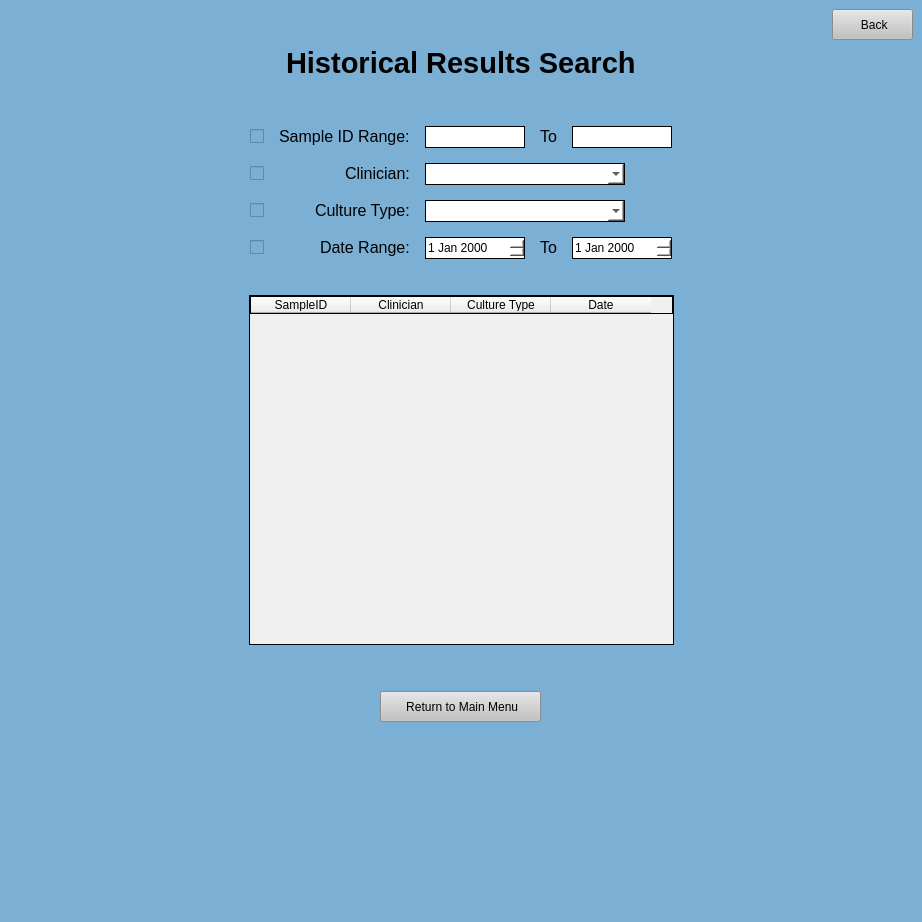
<?xml version="1.0" encoding="UTF-8"?>
<ui version="4.0">
 <class>MainWindow</class>
 <widget class="QMainWindow" name="MainWindow">
  <property name="geometry">
   <rect>
    <x>0</x>
    <y>0</y>
    <width>922</width>
    <height>922</height>
   </rect>
  </property>
  <property name="windowTitle">
   <string>MainWindow</string>
  </property>
  <property name="styleSheet">
   <string notr="true">background-color: rgb(123, 175, 212);</string>
  </property>
  <widget class="QWidget" name="centralwidget">
   <layout class="QGridLayout" name="gridLayout">
    <item row="3" column="0">
     <layout class="QVBoxLayout" name="verticalLayout">
      <property name="leftMargin">
       <number>0</number>
      </property>
      <property name="topMargin">
       <number>0</number>
      </property>
      <property name="rightMargin">
       <number>0</number>
      </property>
      <property name="bottomMargin">
       <number>0</number>
      </property>
      <item>
       <layout class="QHBoxLayout" name="horizontalLayout_2">
        <property name="leftMargin">
         <number>0</number>
        </property>
        <property name="topMargin">
         <number>0</number>
        </property>
        <property name="rightMargin">
         <number>0</number>
        </property>
        <property name="bottomMargin">
         <number>0</number>
        </property>
        <item>
         <spacer name="horizontalSpacer_3">
          <property name="orientation">
           <enum>Qt::Horizontal</enum>
          </property>
          <property name="sizeHint" stdset="0">
           <size>
            <width>40</width>
            <height>20</height>
           </size>
          </property>
         </spacer>
        </item>
        <item>
         <widget class="QPushButton" name="back">
          <property name="sizePolicy">
           <sizepolicy hsizetype="Fixed" vsizetype="Fixed">
            <horstretch>0</horstretch>
            <verstretch>0</verstretch>
           </sizepolicy>
          </property>
          <property name="minimumSize">
           <size>
            <width>81</width>
            <height>31</height>
           </size>
          </property>
          <property name="maximumSize">
           <size>
            <width>81</width>
            <height>31</height>
           </size>
          </property>
          <property name="cursor">
           <cursorShape>PointingHandCursor</cursorShape>
          </property>
          <property name="styleSheet">
           <string notr="true">QPushButton:hover {
	 background-color: rgb(210, 210, 210);
}

QPushButton:focus {
	background-color: rgb(210, 210, 210);
}

QPushButton {
	background-color: rgb(193, 193, 193);
}</string>
          </property>
          <property name="text">
           <string> Back</string>
          </property>
         </widget>
        </item>
       </layout>
      </item>
      <item alignment="Qt::AlignHCenter">
       <widget class="QLabel" name="label_7">
        <property name="text">
         <string>&lt;html&gt;&lt;head/&gt;&lt;body&gt;&lt;p&gt;&lt;span style=&quot; font-size:22pt; font-weight:600;&quot;&gt;Historical Results Search&lt;/span&gt;&lt;/p&gt;&lt;/body&gt;&lt;/html&gt;</string>
        </property>
       </widget>
      </item>
      <item>
       <spacer name="verticalSpacer_2">
        <property name="orientation">
         <enum>Qt::Vertical</enum>
        </property>
        <property name="sizeType">
         <enum>QSizePolicy::Minimum</enum>
        </property>
        <property name="sizeHint" stdset="0">
         <size>
          <width>20</width>
          <height>40</height>
         </size>
        </property>
       </spacer>
      </item>
      <item>
       <layout class="QGridLayout" name="gridLayout_2">
        <property name="leftMargin">
         <number>0</number>
        </property>
        <property name="topMargin">
         <number>0</number>
        </property>
        <property name="rightMargin">
         <number>0</number>
        </property>
        <property name="bottomMargin">
         <number>0</number>
        </property>
        <property name="spacing">
         <number>15</number>
        </property>
        <item row="4" column="5">
         <widget class="QDateEdit" name="dateFin">
          <property name="minimumSize">
           <size>
            <width>100</width>
            <height>22</height>
           </size>
          </property>
          <property name="maximumSize">
           <size>
            <width>100</width>
            <height>22</height>
           </size>
          </property>
          <property name="styleSheet">
           <string notr="true">/* the box that is displayed*/
QDateEdit {
background-color: rgb(255, 255, 255);
border-style: solid;
border-width: 1px
}
/*toolbar on top of calendar*/
QCalendarWidget QToolButton {
height: 30px;
width: 75px;
color: white;
font-size: 12px;
icon-size: 24px, 24px;
font-weight: bold;
background-color: rgb(123,175,212);
}
QCalendarWidget QMenu {
width: 85px;
left: 10px;
color: white;
font-size: 12px;
background-color: rgb(123, 175, 212);
}
QCalendarWidget QSpinBox {
width: 75px;
font-size:12px;
color: white;
background-color: rgb(123, 175, 212);
selection-background-color: rgb(136, 136, 136);
selection-color: rgb(255, 255, 255);
}
QCalendarWidget QSpinBox::up-button { subcontrol-origin: border; subcontrol-position: top right; width:35px; }
QCalendarWidget QSpinBox::down-button {subcontrol-origin: border; subcontrol-position: bottom right; width:35px;}
QCalendarWidget QSpinBox::up-arrow { width:28px; height:28px; }
QCalendarWidget QSpinBox::down-arrow { width:28px; height:28px; }

/* header row */
QCalendarWidget QWidget { 
alternate-background-color: rgb(240, 240, 240); 
}
/* normal days */
QCalendarWidget QAbstractItemView:enabled
{
font-size:12px;
color: black;
background-color: white;
selection-background-color: rgb(123, 175, 212);
selection-color: white;
}
/* days in other months */
/* navigation bar */
QCalendarWidget QWidget#qt_calendar_navigationbar
{
background-color: rgb(123, 175, 212);
}
QCalendarWidget QAbstractItemView:disabled
{
color: rgb(180,180,180);
}</string>
          </property>
         </widget>
        </item>
        <item row="1" column="3">
         <widget class="QLineEdit" name="saIDStart">
          <property name="minimumSize">
           <size>
            <width>100</width>
            <height>22</height>
           </size>
          </property>
          <property name="maximumSize">
           <size>
            <width>100</width>
            <height>22</height>
           </size>
          </property>
          <property name="styleSheet">
           <string notr="true">background-color: rgb(255, 255, 255);
border-style: solid;
border-width: 1px</string>
          </property>
         </widget>
        </item>
        <item row="1" column="5">
         <widget class="QLineEdit" name="saIDFin">
          <property name="minimumSize">
           <size>
            <width>100</width>
            <height>22</height>
           </size>
          </property>
          <property name="maximumSize">
           <size>
            <width>100</width>
            <height>22</height>
           </size>
          </property>
          <property name="styleSheet">
           <string notr="true">background-color: rgb(255, 255, 255);
border-style: solid;
border-width: 1px</string>
          </property>
         </widget>
        </item>
        <item row="4" column="3">
         <widget class="QDateEdit" name="dateStart">
          <property name="minimumSize">
           <size>
            <width>100</width>
            <height>22</height>
           </size>
          </property>
          <property name="maximumSize">
           <size>
            <width>100</width>
            <height>22</height>
           </size>
          </property>
          <property name="styleSheet">
           <string notr="true">/* the box that is displayed*/
QDateEdit {
background-color: rgb(255, 255, 255);
border-style: solid;
border-width: 1px
}
/*toolbar on top of calendar*/
QCalendarWidget QToolButton {
height: 30px;
width: 75px;
color: white;
font-size: 12px;
icon-size: 24px, 24px;
font-weight: bold;
background-color: rgb(123,175,212);
}
QCalendarWidget QMenu {
width: 85px;
left: 10px;
color: white;
font-size: 12px;
background-color: rgb(123, 175, 212);
}
QCalendarWidget QSpinBox {
width: 75px;
font-size:12px;
color: white;
background-color: rgb(123, 175, 212);
selection-background-color: rgb(136, 136, 136);
selection-color: rgb(255, 255, 255);
}
QCalendarWidget QSpinBox::up-button { subcontrol-origin: border; subcontrol-position: top right; width:35px; }
QCalendarWidget QSpinBox::down-button {subcontrol-origin: border; subcontrol-position: bottom right; width:35px;}
QCalendarWidget QSpinBox::up-arrow { width:28px; height:28px; }
QCalendarWidget QSpinBox::down-arrow { width:28px; height:28px; }

/* header row */
QCalendarWidget QWidget { 
alternate-background-color: rgb(240, 240, 240); 
}
/* normal days */
QCalendarWidget QAbstractItemView:enabled
{
font-size:12px;
color: black;
background-color: white;
selection-background-color: rgb(123, 175, 212);
selection-color: white;
}
/* days in other months */
/* navigation bar */
QCalendarWidget QWidget#qt_calendar_navigationbar
{
background-color: rgb(123, 175, 212);
}
QCalendarWidget QAbstractItemView:disabled
{
color: rgb(180,180,180);
}</string>
          </property>
         </widget>
        </item>
        <item row="4" column="4">
         <widget class="QLabel" name="label_6">
          <property name="text">
           <string>&lt;html&gt;&lt;head/&gt;&lt;body&gt;&lt;p&gt;&lt;span style=&quot; font-size:12pt;&quot;&gt;To&lt;/span&gt;&lt;/p&gt;&lt;/body&gt;&lt;/html&gt;</string>
          </property>
         </widget>
        </item>
        <item row="1" column="0" rowspan="4">
         <spacer name="horizontalSpacer">
          <property name="orientation">
           <enum>Qt::Horizontal</enum>
          </property>
          <property name="sizeHint" stdset="0">
           <size>
            <width>40</width>
            <height>20</height>
           </size>
          </property>
         </spacer>
        </item>
        <item row="4" column="2" alignment="Qt::AlignRight|Qt::AlignVCenter">
         <widget class="QLabel" name="label_5">
          <property name="text">
           <string>&lt;html&gt;&lt;head/&gt;&lt;body&gt;&lt;p&gt;&lt;span style=&quot; font-size:12pt;&quot;&gt;Date Range:&lt;/span&gt;&lt;/p&gt;&lt;/body&gt;&lt;/html&gt;</string>
          </property>
         </widget>
        </item>
        <item row="2" column="2" alignment="Qt::AlignRight|Qt::AlignVCenter">
         <widget class="QLabel" name="label_3">
          <property name="text">
           <string>&lt;html&gt;&lt;head/&gt;&lt;body&gt;&lt;p&gt;&lt;span style=&quot; font-size:12pt;&quot;&gt;Clinician:&lt;/span&gt;&lt;/p&gt;&lt;/body&gt;&lt;/html&gt;</string>
          </property>
         </widget>
        </item>
        <item row="3" column="2" alignment="Qt::AlignRight|Qt::AlignVCenter">
         <widget class="QLabel" name="label_4">
          <property name="text">
           <string>&lt;html&gt;&lt;head/&gt;&lt;body&gt;&lt;p&gt;&lt;span style=&quot; font-size:12pt;&quot;&gt;Culture Type:&lt;/span&gt;&lt;/p&gt;&lt;/body&gt;&lt;/html&gt;</string>
          </property>
         </widget>
        </item>
        <item row="1" column="2" alignment="Qt::AlignRight|Qt::AlignVCenter">
         <widget class="QLabel" name="label">
          <property name="text">
           <string>&lt;html&gt;&lt;head/&gt;&lt;body&gt;&lt;p&gt;&lt;span style=&quot; font-size:12pt;&quot;&gt;Sample ID Range:&lt;/span&gt;&lt;/p&gt;&lt;/body&gt;&lt;/html&gt;</string>
          </property>
         </widget>
        </item>
        <item row="1" column="4" alignment="Qt::AlignHCenter|Qt::AlignVCenter">
         <widget class="QLabel" name="label_2">
          <property name="text">
           <string>&lt;html&gt;&lt;head/&gt;&lt;body&gt;&lt;p&gt;&lt;span style=&quot; font-size:12pt;&quot;&gt;To&lt;/span&gt;&lt;/p&gt;&lt;/body&gt;&lt;/html&gt;</string>
          </property>
         </widget>
        </item>
        <item row="2" column="3" colspan="3">
         <widget class="QComboBox" name="clinDrop">
          <property name="minimumSize">
           <size>
            <width>200</width>
            <height>22</height>
           </size>
          </property>
          <property name="maximumSize">
           <size>
            <width>200</width>
            <height>22</height>
           </size>
          </property>
          <property name="styleSheet">
           <string notr="true">background-color: rgb(255, 255, 255);
border-style: solid;
border-width: 1px</string>
          </property>
         </widget>
        </item>
        <item row="1" column="6" rowspan="4">
         <spacer name="horizontalSpacer_2">
          <property name="orientation">
           <enum>Qt::Horizontal</enum>
          </property>
          <property name="sizeHint" stdset="0">
           <size>
            <width>40</width>
            <height>20</height>
           </size>
          </property>
         </spacer>
        </item>
        <item row="3" column="1">
         <widget class="QCheckBox" name="typeCheck">
          <property name="text">
           <string/>
          </property>
         </widget>
        </item>
        <item row="3" column="3" colspan="3">
         <widget class="QComboBox" name="type">
          <property name="minimumSize">
           <size>
            <width>200</width>
            <height>22</height>
           </size>
          </property>
          <property name="maximumSize">
           <size>
            <width>200</width>
            <height>22</height>
           </size>
          </property>
          <property name="styleSheet">
           <string notr="true">background-color: rgb(255, 255, 255);
border-style: solid;
border-width: 1px</string>
          </property>
         </widget>
        </item>
        <item row="4" column="1">
         <widget class="QCheckBox" name="dateCheck">
          <property name="text">
           <string/>
          </property>
         </widget>
        </item>
        <item row="1" column="1">
         <widget class="QCheckBox" name="saIDCheck">
          <property name="text">
           <string/>
          </property>
         </widget>
        </item>
        <item row="2" column="1">
         <widget class="QCheckBox" name="clinCheck">
          <property name="text">
           <string/>
          </property>
         </widget>
        </item>
       </layout>
      </item>
      <item>
       <spacer name="verticalSpacer">
        <property name="orientation">
         <enum>Qt::Vertical</enum>
        </property>
        <property name="sizeType">
         <enum>QSizePolicy::Fixed</enum>
        </property>
        <property name="sizeHint" stdset="0">
         <size>
          <width>20</width>
          <height>30</height>
         </size>
        </property>
       </spacer>
      </item>
      <item>
       <layout class="QHBoxLayout" name="horizontalLayout">
        <property name="leftMargin">
         <number>0</number>
        </property>
        <property name="topMargin">
         <number>0</number>
        </property>
        <property name="rightMargin">
         <number>0</number>
        </property>
        <property name="bottomMargin">
         <number>0</number>
        </property>
        <item>
         <spacer name="horizontalSpacer_4">
          <property name="orientation">
           <enum>Qt::Horizontal</enum>
          </property>
          <property name="sizeHint" stdset="0">
           <size>
            <width>40</width>
            <height>20</height>
           </size>
          </property>
         </spacer>
        </item>
        <item>
         <widget class="QTableWidget" name="tableWidget">
          <property name="minimumSize">
           <size>
            <width>425</width>
            <height>350</height>
           </size>
          </property>
          <property name="maximumSize">
           <size>
            <width>425</width>
            <height>350</height>
           </size>
          </property>
          <property name="styleSheet">
           <string notr="true">background-color: rgb(240, 240, 240);
border-style: solid;
border-width: 1px</string>
          </property>
          <column>
           <property name="text">
            <string>SampleID</string>
           </property>
          </column>
          <column>
           <property name="text">
            <string>Clinician</string>
           </property>
          </column>
          <column>
           <property name="text">
            <string>Culture Type</string>
           </property>
          </column>
          <column>
           <property name="text">
            <string>Date</string>
           </property>
          </column>
         </widget>
        </item>
        <item>
         <spacer name="horizontalSpacer_5">
          <property name="orientation">
           <enum>Qt::Horizontal</enum>
          </property>
          <property name="sizeHint" stdset="0">
           <size>
            <width>40</width>
            <height>20</height>
           </size>
          </property>
         </spacer>
        </item>
       </layout>
      </item>
     </layout>
    </item>
    <item row="6" column="0">
     <spacer name="verticalSpacer_3">
      <property name="orientation">
       <enum>Qt::Vertical</enum>
      </property>
      <property name="sizeHint" stdset="0">
       <size>
        <width>20</width>
        <height>40</height>
       </size>
      </property>
     </spacer>
    </item>
    <item row="5" column="0" alignment="Qt::AlignHCenter">
     <widget class="QPushButton" name="home">
      <property name="minimumSize">
       <size>
        <width>161</width>
        <height>31</height>
       </size>
      </property>
      <property name="maximumSize">
       <size>
        <width>161</width>
        <height>31</height>
       </size>
      </property>
      <property name="cursor">
       <cursorShape>PointingHandCursor</cursorShape>
      </property>
      <property name="styleSheet">
       <string notr="true">QPushButton:hover {
	 background-color: rgb(210, 210, 210);
}

QPushButton:focus {
	background-color: rgb(210, 210, 210);
}

QPushButton {
	background-color: rgb(193, 193, 193);
}</string>
      </property>
      <property name="text">
       <string> Return to Main Menu</string>
      </property>
     </widget>
    </item>
    <item row="4" column="0">
     <spacer name="verticalSpacer_4">
      <property name="orientation">
       <enum>Qt::Vertical</enum>
      </property>
      <property name="sizeType">
       <enum>QSizePolicy::Minimum</enum>
      </property>
      <property name="sizeHint" stdset="0">
       <size>
        <width>20</width>
        <height>40</height>
       </size>
      </property>
     </spacer>
    </item>
   </layout>
  </widget>
 </widget>
 <resources/>
 <connections/>
</ui>
